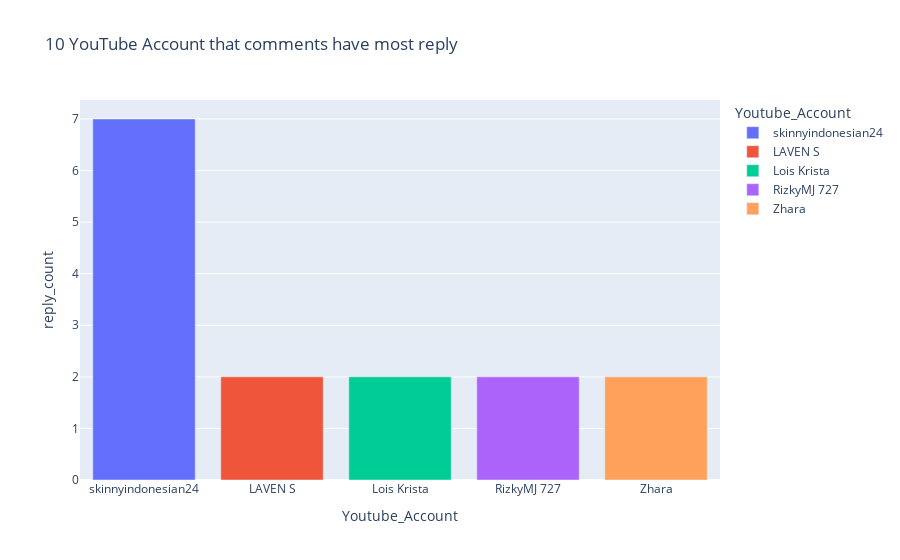

The cell this chart's notebook holds for it:
### Markdown cell above
### 5 YouTube Account that comments have most reply

### Code cell
account = df['Name'].value_counts().head(5)
account = pd.DataFrame(data=account)
account.reset_index(inplace=True)
account = account.rename(columns = {"index" : "Youtube_Account",
                                    'Name': "reply_count"})
fig = px.bar(account, x='Youtube_Account', y='reply_count',
            color='Youtube_Account', title='10 YouTube Account that comments have most reply')
fig.show()

### Figure 1 — Plotly figure (JSON) as saved in the notebook; plotly's stock layout.template omitted (floating-point values rounded to 4 significant figures)
{"data": [{"alignmentgroup": "True", "hovertemplate": "Youtube_Account=%{x}<br>reply_count=%{y}<extra></extra>", "legendgroup": "skinnyindonesian24", "marker": {"color": "#636efa", "pattern": {"shape": ""}}, "name": "skinnyindonesian24", "offsetgroup": "skinnyindonesian24", "orientation": "v", "showlegend": true, "textposition": "auto", "type": "bar", "x": ["skinnyindonesian24"], "xaxis": "x", "y": [7], "yaxis": "y"}, {"alignmentgroup": "True", "hovertemplate": "Youtube_Account=%{x}<br>reply_count=%{y}<extra></extra>", "legendgroup": "LAVEN S", "marker": {"color": "#EF553B", "pattern": {"shape": ""}}, "name": "LAVEN S", "offsetgroup": "LAVEN S", "orientation": "v", "showlegend": true, "textposition": "auto", "type": "bar", "x": ["LAVEN S"], "xaxis": "x", "y": [2], "yaxis": "y"}, {"alignmentgroup": "True", "hovertemplate": "Youtube_Account=%{x}<br>reply_count=%{y}<extra></extra>", "legendgroup": "Lois Krista", "marker": {"color": "#00cc96", "pattern": {"shape": ""}}, "name": "Lois Krista", "offsetgroup": "Lois Krista", "orientation": "v", "showlegend": true, "textposition": "auto", "type": "bar", "x": ["Lois Krista"], "xaxis": "x", "y": [2], "yaxis": "y"}, {"alignmentgroup": "True", "hovertemplate": "Youtube_Account=%{x}<br>reply_count=%{y}<extra></extra>", "legendgroup": "RizkyMJ 727", "marker": {"color": "#ab63fa", "pattern": {"shape": ""}}, "name": "RizkyMJ 727", "offsetgroup": "RizkyMJ 727", "orientation": "v", "showlegend": true, "textposition": "auto", "type": "bar", "x": ["RizkyMJ 727"], "xaxis": "x", "y": [2], "yaxis": "y"}, {"alignmentgroup": "True", "hovertemplate": "Youtube_Account=%{x}<br>reply_count=%{y}<extra></extra>", "legendgroup": "Zhara", "marker": {"color": "#FFA15A", "pattern": {"shape": ""}}, "name": "Zhara", "offsetgroup": "Zhara", "orientation": "v", "showlegend": true, "textposition": "auto", "type": "bar", "x": ["Zhara"], "xaxis": "x", "y": [2], "yaxis": "y"}], "layout": {"barmode": "relative", "legend": {"title": {"text": "Youtube_Account"}, "tracegroupgap": 0}, "title": {"text": "10 YouTube Account that comments have most reply"}, "xaxis": {"anchor": "y", "categoryarray": ["skinnyindonesian24", "LAVEN S", "Lois Krista", "RizkyMJ 727", "Zhara"], "categoryorder": "array", "domain": [0, 1], "title": {"text": "Youtube_Account"}}, "yaxis": {"anchor": "x", "domain": [0, 1], "title": {"text": "reply_count"}}}}
